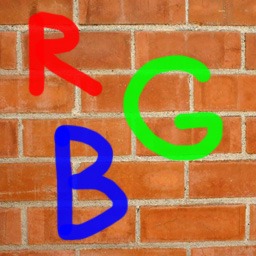
%> input picture obrazky/brick-texture11_pow2_letters.jpg, 256 x 256 px
$ octave demo_mipmap.m   (GNU Octave 9; MATLAB toolbox functions it lacks are replaced by stand-ins)
%> lines starting %> are read from the running program, lines starting %| are printed output that depends on the picture
%> further down, imageRGB is the input picture: size 256x256x3 uint8; mean R, G, B 176.4, 114.5, 72.8
### textury/mipmap_generation.m
function [MIP, MIPcoloured] = mipmap_generation(imageRGB)

% Generuje MIP mapu pro vstupni texturu
%
% imageRGB......RGB obrazek jako trirozmerna matice, obrazek se predpoklada
%               ctvercovy, rozmen je mocninou dvojky, 2^n
% MIP...........obrazek MIP mapy rozmeru 2^(n+1)
% MIPcoloured...obrazek MIP mapy, ale jednotlive kanaly jsou obrarveny (3D matice RGB)

% (c) 2013 Martin Sulc, Pavel Rajmic, VUT v Brne


%% kontrola vstupu, jestli má dobré rozmìry
[cols,rows,colours] = size(imageRGB);
%> cols = 256; rows = 256; colours = 3

assert(2^nextpow2(cols)==cols)
assert(cols==rows)
assert(colours==3)

r = imageRGB(:,:,1);
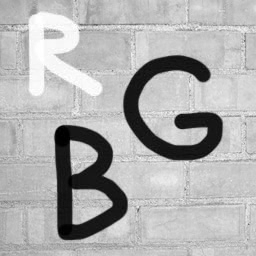
%> r: size 256x256 uint8; min 0, max 255, mean 176.4
g = imageRGB(:,:,2);
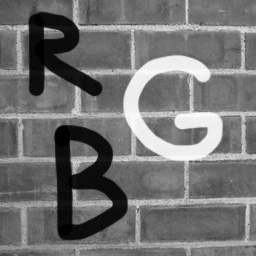
%> g: size 256x256 uint8; min 0, max 255, mean 114.5
b = imageRGB(:,:,3);
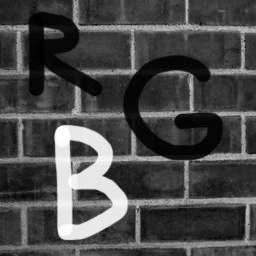
%> b: size 256x256 uint8; min 0, max 255, mean 72.8

%% skladani matice MIP
%alokace prostoru
MIPcoloured = zeros(2*cols, 2*cols, 3, 'uint8');
p2 = cols;
%> p2 = 256
p3 = 2*cols;
%> p3 = 512

%Obrazek puvodni velikosti pujde nezmeneny na tyto pozice
MIPcoloured(1:p2,1:p2, 1) = r;
MIPcoloured((p2+1):p3,1:p2, 2) = g;
MIPcoloured(1:p2,(p2+1):p3, 3) = b;
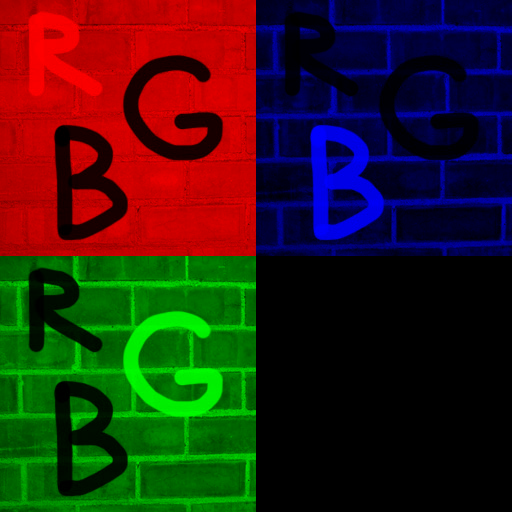
%> MIPcoloured: size 512x512x3 uint8; mean R, G, B 44.1, 28.6, 18.2

%inicializace pro while
delicka = 1;
[X, Y] = meshgrid (1:cols);

while p2+1 < 2*cols
    delicka = delicka*2;
    p1 = p2; %p1 je prvni bod, p2 je v pulce mezi p1 a koncem(p3)
    p2 = p1+cols/delicka;
    [IX, IY] = meshgrid((1:cols/delicka)*delicka); % násobení je tam pro zachování rozsahu
    r2 = double(r); %kvuli interpolaci, asi by to šlo dìlat celé v double, ale já jsem chtìl vidìt ty hodnoty v 0--255
    g2 = double(g);
    b2 = double(b);

    pulr = interp2(X, Y, r2, IX, IY, 'cubic'); %asi by to šlo rovnou pro rgb pomoci interp3 pravdìpodobnì
    pulg = interp2(X, Y, g2, IX, IY, 'cubic');
    pulb = interp2(X, Y, b2, IX, IY, 'cubic');

    pr = uint8(pulr); %zpìt zase kvuli image
    pg = uint8(pulg);
    pb = uint8(pulb);

    MIPcoloured((p1+1):p2,(p1+1):p2,1) = pr;
    MIPcoloured((p2+1):p3,(p1+1):p2,2) = pg;
    MIPcoloured((p1+1):p2,(p2+1):p3,3) = pb;
end
%> this loop made 8 passes
%> (pr, pg, pb) on pass 7: ([210 212; 198 192], [128 115; 108 106], [80 60; 45 49])
%> (pulr, pulg, pulb, pr, pg, pb) on pass 8: (192, 106, 49, 192, 106, 49)
%> pass 1, in mipmap_generation, `pulr = interp2(X, Y, r2, IX, IY, 'cubic');`:
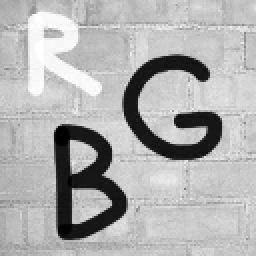
%> pulr: size 128x128 double (shown 2 times larger); min 0, max 255, mean 176.4
%> after the loop:
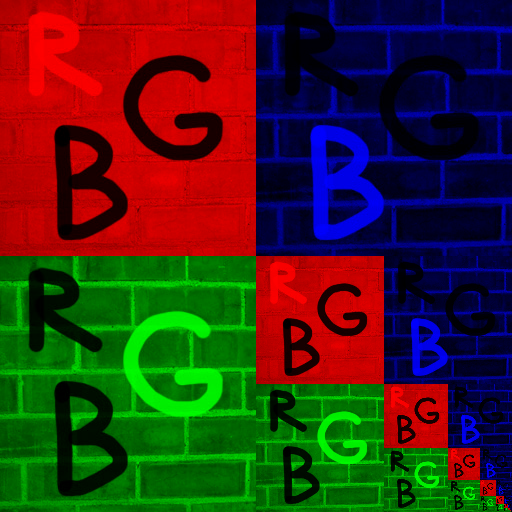
%> MIPcoloured: size 512x512x3 uint8; mean R, G, B 58.8, 38.2, 24.3

%% Non-coloured version
MIP = zeros(2*cols, 2*cols, 'uint8'); %alokace prostoru
%suma podel treti dimenze; v kazdem kanalu jsou dve nuly a jedno cislo
MIP = sum(MIPcoloured,3);
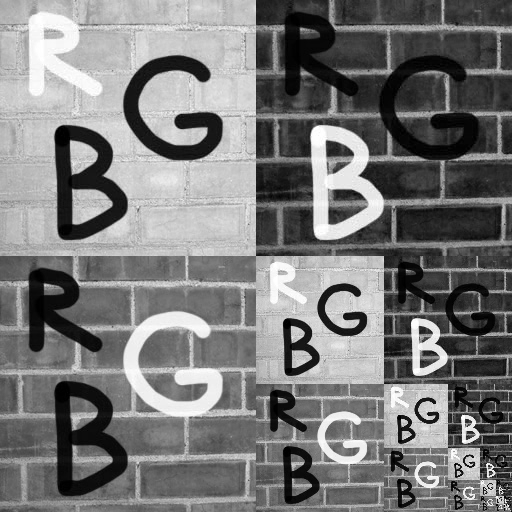
%> MIP: size 512x512 double; min 0, max 255, mean 121.2

### textury/demo_mipmap.m
%DEMO ukazuje generovani MIP mapy pro barevny RGB obrazek (tj. 2D texturu)

% (c) 2013 Martin Sulc, Pavel Rajmic, VUT v Brne

%% vyber obrazku
obrazek = 'brick-texture11_pow2_letters.jpg';
% obrazek = 'brick-texture11_pow2.jpg';

%% zpracovani a vykresleni
home
close all

imageRGB = imread(obrazek);

[MIP, MIPcoloured] = mipmap_generation(imageRGB);

figure
image(imageRGB)
title('Originalni textura')
axis off
axis image

figure
imshow(MIP/255)
title('MIP map textury')
axis off
axis image

figure
image(MIPcoloured)
title('MIP map textury, obarveno')
axis off
axis image

$ run again, with obrazky/brick-texture11_pow2.jpg copied over obrazky/brick-texture11_pow2_letters.jpg
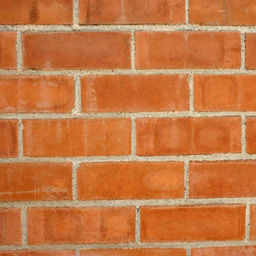
%> input picture obrazky/brick-texture11_pow2.jpg, 256 x 256 px
%> imageRGB is the input picture: size 256x256x3 uint8; mean R, G, B 197.2, 119.3, 67.4
%> the loop in mipmap_generation, `while p2+1 < 2*cols` made 8 passes
%> (pr, pg, pb) on pass 7: ([212 212; 198 192], [128 115; 108 106], [68 60; 45 49])
%> pass 1, in mipmap_generation, `pulr = interp2(X, Y, r2, IX, IY, 'cubic');`:
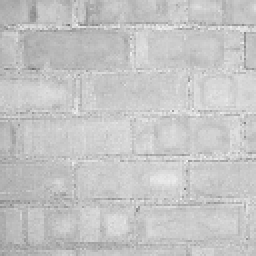
%> pulr: size 128x128 double (shown 2 times larger); min 111, max 243, mean 197.3
%> in mipmap_generation, `MIP = sum(MIPcoloured,3);`:
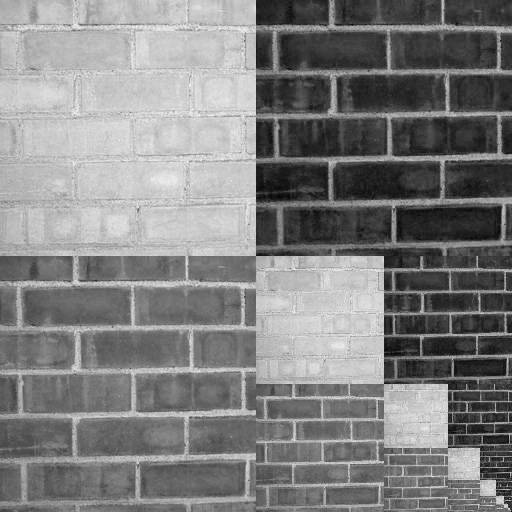
%> MIP: size 512x512 double; min 0, max 245, mean 128

$ run again, with obrazky/baboon_small.jpg copied over obrazky/brick-texture11_pow2_letters.jpg
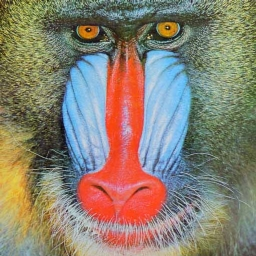
%> input picture obrazky/baboon_small.jpg, 256 x 256 px
%> imageRGB is the input picture: size 256x256x3 uint8; mean R, G, B 138.2, 129, 114
%> the loop in mipmap_generation, `while p2+1 < 2*cols` made 8 passes
%> (pr, pg, pb) on pass 7: ([204 79; 192 86], [162 99; 180 78], [184 71; 168 76])
%> pass 1, in mipmap_generation, `pulr = interp2(X, Y, r2, IX, IY, 'cubic');`:
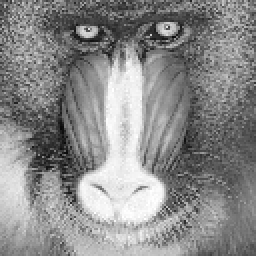
%> pulr: size 128x128 double (shown 2 times larger); min 6, max 255, mean 138
%> in mipmap_generation, `MIP = sum(MIPcoloured,3);`:
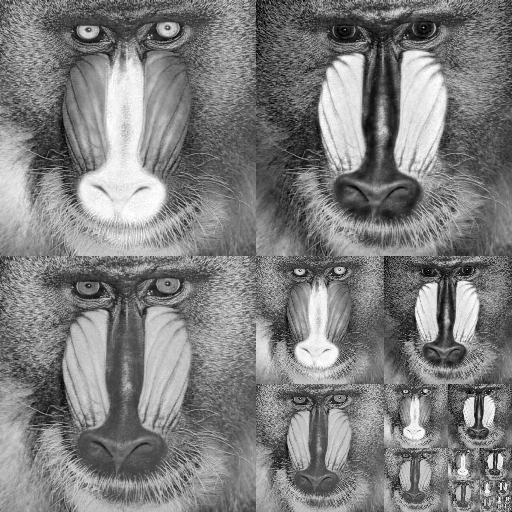
%> MIP: size 512x512 double; min 0, max 255, mean 127
